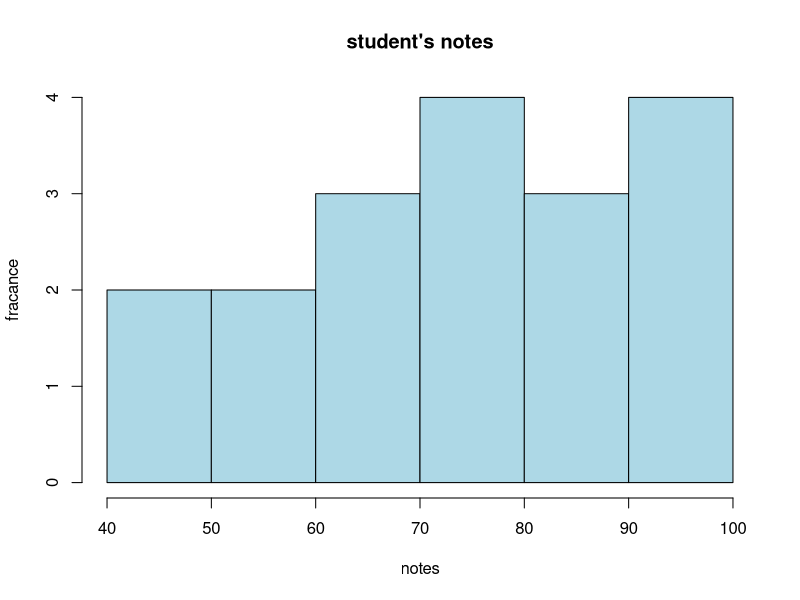
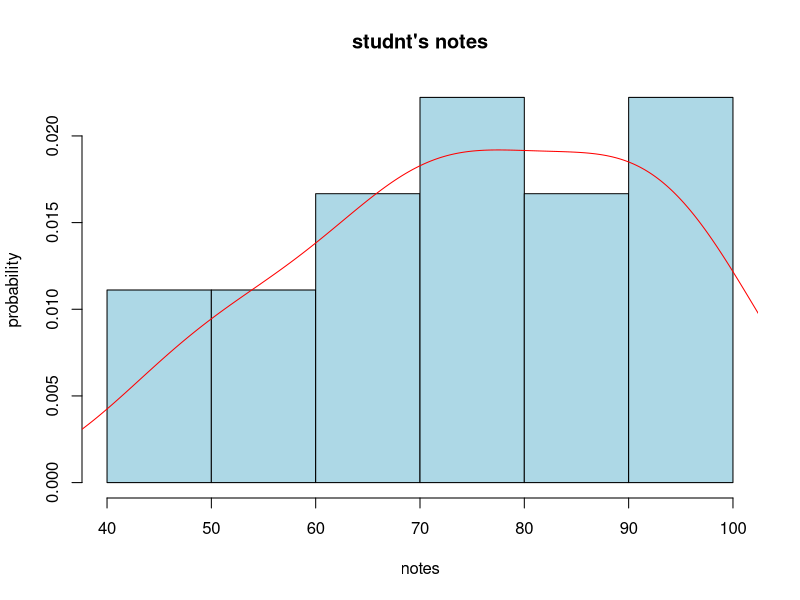
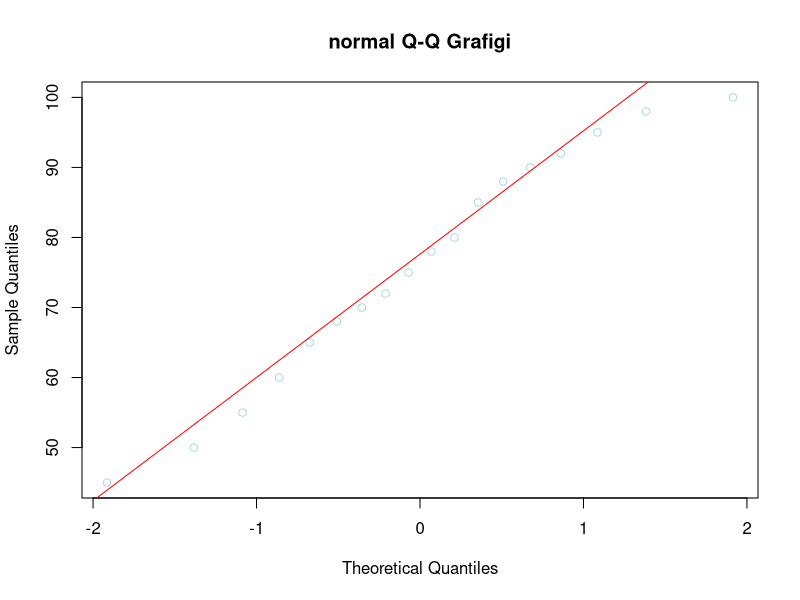

Here is the R script that generated these plots, in order:
#veriyi olışturduk

set.seed(42) # Sonuçları tekrar üretilebilir yapmak için
std <- c(45, 50, 55, 60, 65, 68, 70, 72, 75, 78, 80, 85, 88, 90, 92, 95, 98, 100)
std_mean = mean(std)
std_sd = sd(std)
#özellikleirne bakalım
summary(std)

#görselleştirelim
hist(std, breaks = 6, col = "lightblue", main = "student's notes", xlab = "notes", ylab = "fracance", border = "black")

#gelelim dağılımlarımıza 
#öncelikle olasılık değerine göre grafiği yazdıralım. burada y değerleri öğrenci sayısınoı göstermek yerine olasılık değerini gösterir toplamları = 1 olur
hist(std, breaks = 6, col = "lightblue", main = "studnt's notes", xlab = "notes", ylab = "probability", border = "black", probability = TRUE)
lines(density(std), col = "red") #birde yoğunluğu gösteren bir çizgi ekledik ki hangi dağılıma daha uygun anlayabilelim
#zaten çizdiğimiz çizginin grafiğe oturmamasından zaten normal dağılıma uygun olmasığı belli. 
#ancak bunu kontrol edebilmek için ayrıca bir foksiyornumuz var
qqnorm(std, main = "normal Q-Q Grafigi", col = "lightblue")
qqline(std, col = "red")

#şimdi normal dağılım varsyımı şle olasılık hesaplayalım
# d Belirli bir değerin olasılığını hesaplar.(density)
# p  Bir değerden küçük olma olasılığını hesaplar.(yüzde)
# q  Belirli bir olasılığa karşılık gelen değeri bulur.
# r Rastgele veri üretir.

dnorm(75, mean = std_mean, sd = std_sd)
pnorm(75, mean = std_mean, sd = std_sd)
qnorm(0.4786598, mean = std_mean, sd = std_sd)